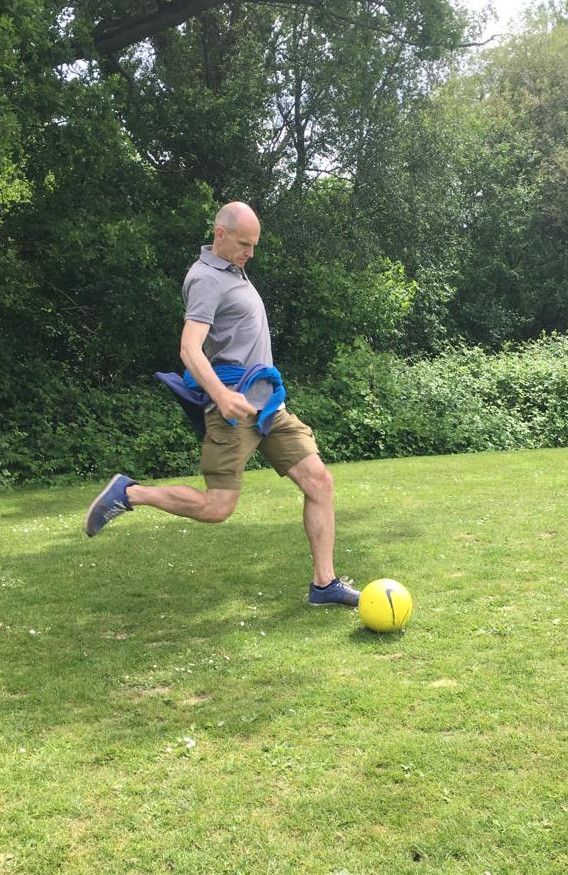
#> input picture graphics/practical_1/images/football-l.jpg, 568 x 875 px
$ python task2_alpha_blending.py
#> lines starting #> are read from the running program, lines starting #| are printed output that depends on the picture
#> further down, im1 is the input picture: shape (875, 568, 3); mean R, G, B 119.4, 134.2, 87.8
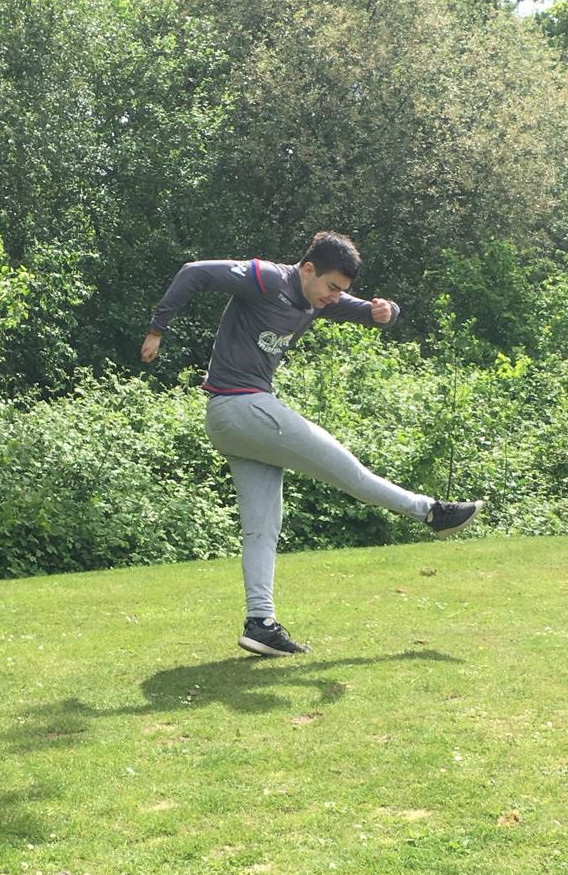
#> input picture graphics/practical_1/images/football-r.jpg, 568 x 875 px
#> further down, im2 is the input picture: shape (875, 568, 3); mean R, G, B 134.3, 151, 101
#Task 2: Alpha blending

import os.path as path
import skimage.io as io

import numpy as np
import scipy as sp
from skimage import color
from skimage import util

import matplotlib.pyplot as plt

def hard_blending(im1, im2):
  """
  return an image that consist of the left-half of im1
  and right-half of im2
  """
  assert(im1.shape == im2.shape)
  h, w, c = im1.shape
#> h = 875; w = 568; c = 3
  new_im = im2.copy()
  new_im[:,:(w//2),:] = im1[:,:(w//2),:]
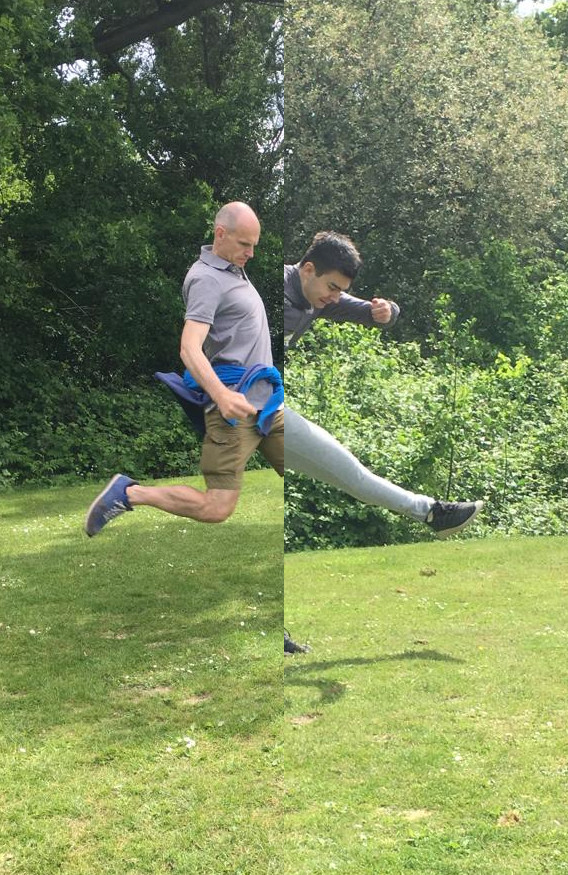
#> new_im: shape (875, 568, 3) float64; mean R, G, B 0.488, 0.545, 0.361
  return new_im

def alpha_blending(im1, im2, window_size=0.5):
  """
  return a new image that smoothly combines im1 and im2
  im1: np.array image of the dimensions: height x width x channels; values: 0-1
  im2: np.array same dim as im1
  window_size: what fraction of image width to use for the transition (0-1)
  """
#> called with window_size = 0.2
  assert(im1.shape == im2.shape)

  columns = im1.shape[1]
#> columns = 568
  rows = im1.shape[0]
#> rows = 875
  transition_size = int(columns * window_size)
#> transition_size = 113
  im1_size = (columns - transition_size) // 2
#> im1_size = 227
  im2_size = columns - transition_size - im1_size
#> im2_size = 228

  # alpha is a matrix which describes how much of im1 we want to display
  alpha = np.concatenate((np.ones((im1_size)), np.linspace(1, 0, transition_size), np.zeros((im2_size))))

  new_im = im1.copy()
  for x in range(rows):
    # Calculates Iblend(x,y) =α(x,y)Ileft(x,y) + (1−α(x,y))Iright(x,y)
    new_im[x] = (im1[x] * alpha[:, None]) + ((np.ones([columns]) - alpha)[:, None] * im2[x])
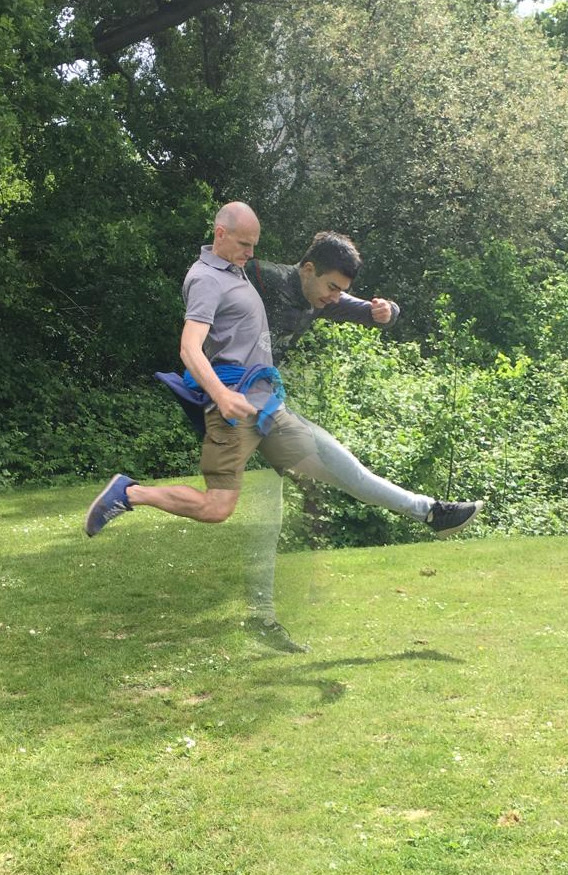
#> new_im: shape (875, 568, 3) float64; mean R, G, B 0.487, 0.544, 0.361

  return new_im


if __name__ == "__main__":
  # TODO: Replace with your own images
  im1 = io.imread(path.join('images','football-l.jpg'))
  im1 = util.img_as_float(im1[:,:,:3])
  im2 = io.imread(path.join('images','football-r.jpg'))
  im2 = util.img_as_float(im2[:,:,:3])
  plt.figure(figsize=(15, 12))


  plt.subplot(221)
  plt.title('left image')
  plt.axis('off')
  plt.imshow(im1)

  plt.subplot(222)
  plt.title('right image')
  plt.axis('off')
  plt.imshow(im2)

  plt.subplot(223)
  plt.title('hard blending')
  plt.axis('off')
  plt.imshow(hard_blending(im1, im2))

  plt.subplot(224)
  plt.title('alpha blending')
  plt.axis('off')
  plt.imshow(alpha_blending(im1, im2, window_size=0.2))

  plt.show()
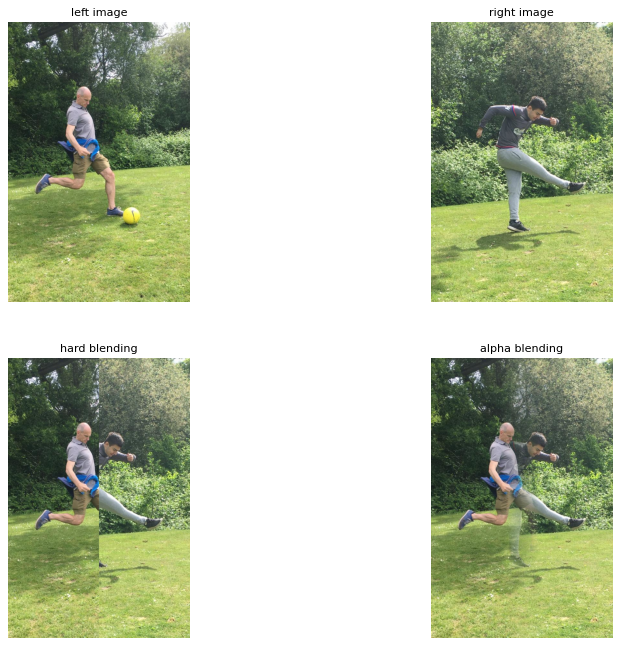
#> figure drawn by matplotlib, 4 panels
